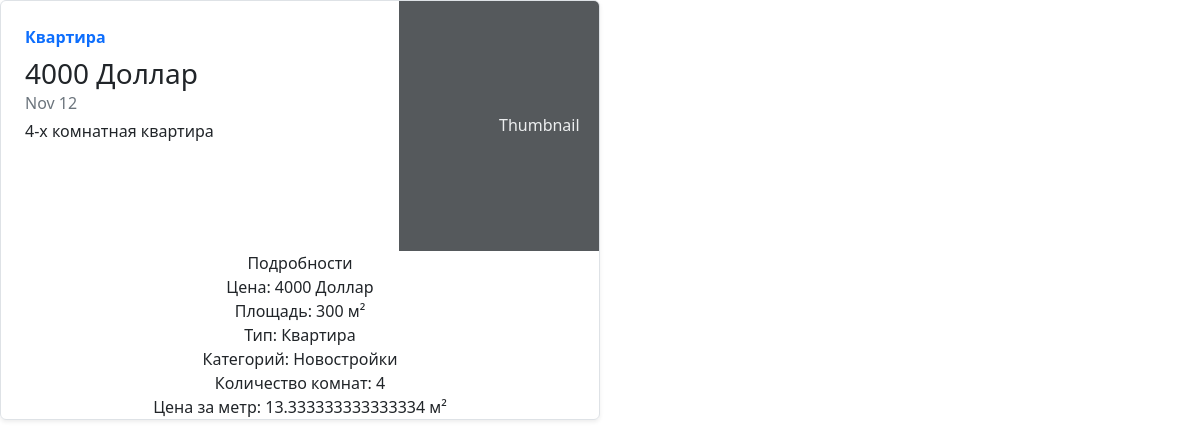
The page /estates/2 on the database its author committed.
### main/models.py (models this page shows, shortened)
class Estate(models.Model):
    title = models.CharField(verbose_name="Название", max_length=255, null=True, blank=True)
    description = models.TextField(verbose_name="Описание", null=True, blank=True)
    price = models.PositiveBigIntegerField(verbose_name="Цена")
    currency = models.CharField(verbose_name="Валюта", max_length=32, choices=CURRENCY, default=DOLLAR)
    area = models.PositiveIntegerField(verbose_name="Площадь")
    room_amount = models.PositiveSmallIntegerField(verbose_name="Количество комнат")
    type = models.CharField(verbose_name="Тип недвижимости", max_length=64, choices=ESTATE_TYPE, default=FLAT)
    categories = models.ManyToManyField(Category, related_name='estates')
    def get_price_per_meter(self):
        return f'{self.price / self.area} м²'

class Category(models.Model):
    name = models.CharField(verbose_name="Категории", max_length=64)

### main/views.py (the view)
# urls.py: path('estates/<int:pk>', views.estate_detail, name="estate_detail"),
def estate_detail(request, pk):
    estate = Estate.objects.get(pk=pk)
    return render(request, 'estate_detail.html', {'estate': estate})

### main/templates/estate_detail.html
{% extends "base.html" %}
{% block body %}
<div class="col-md-6">
    <div class="row g-0 border rounded overflow-hidden flex-md-row mb-4 shadow-sm h-md-250 position-relative">
      <div class="col p-4 d-flex flex-column position-static">
        <strong class="d-inline-block mb-2 text-primary">{{ estate.type }}</strong>
        <h3 class="mb-0">{{ estate.price }}  {{ estate.currency }}</h3>
        <div class="mb-1 text-muted">Nov 12</div>
        <p class="card-text mb-auto">{{ estate.description}}</p>
      </div>
        <div class="col-auto d-none d-lg-block">
          <svg class="bd-placeholder-img" width="200" height="250" xmlns="http://www.w3.org/2000/svg" role="img" aria-label="Placeholder: Thumbnail" preserveAspectRatio="xMidYMid slice" focusable="false"><title>Placeholder</title><rect width="100%" height="100%" fill="#55595c"></rect><text x="50%" y="50%" fill="#eceeef" dy=".3em">Thumbnail</text></svg>
        </div>
        <p class="card-text mb-auto text-center">Подробности</p>
        <p class="card-text mb-auto text-center">Цена: {{ estate.price }} {{ estate.currency }} </p>
        <p class="card-text mb-auto text-center">Площадь: {{ estate.area }} м²</p>
        <p class="card-text mb-auto text-center">Тип: {{ estate.type }} </p>
        {% for category in estate.categories.all %}
            <p class="card-text mb-auto text-center">Категорий: {{ category.name }}</p>
        {% endfor %}
        <p class="card-text mb-auto text-center">Количество комнат: {{ estate.room_amount }} </p>
        <p class="card-text mb-auto text-center"> Цена за метр: {{ estate.get_price_per_meter }} </p>
    </div>
  </div>
{% endblock %}

### rows shown on the page
Estate: type "Квартира", price "4000", currency "Доллар", description "4-х комнатная квартира", area "300", room_amount "4", get_price_per_meter "13.333333333333334 м²"
Category: name "Новостройки"
